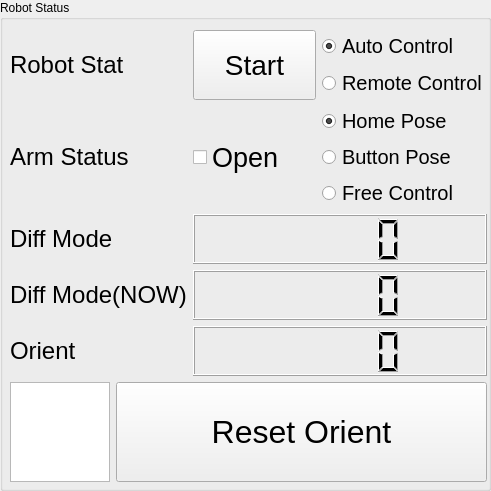
  <widget class="QGroupBox" name="groupBox">
   <property name="geometry">
    <rect>
     <x>10</x>
     <y>10</y>
     <width>491</width>
     <height>491</height>
    </rect>
   </property>
   <property name="title">
    <string>Robot Status</string>
   </property>
   <property name="flat">
    <bool>false</bool>
   </property>
   <widget class="QWidget" name="gridLayoutWidget">
    <property name="geometry">
     <rect>
      <x>10</x>
      <y>30</y>
      <width>477</width>
      <height>452</height>
     </rect>
    </property>
    <layout class="QGridLayout" name="gridLayout">
     <item row="4" column="0">
      <widget class="QLabel" name="label_3">
       <property name="sizePolicy">
        <sizepolicy hsizetype="Minimum" vsizetype="Preferred">
         <horstretch>0</horstretch>
         <verstretch>0</verstretch>
        </sizepolicy>
       </property>
       <property name="font">
        <font>
         <pointsize>18</pointsize>
        </font>
       </property>
       <property name="text">
        <string>Diff Mode</string>
       </property>
      </widget>
     </item>
     <item row="0" column="0">
      <widget class="QLabel" name="label">
       <property name="sizePolicy">
        <sizepolicy hsizetype="Minimum" vsizetype="Preferred">
         <horstretch>0</horstretch>
         <verstretch>0</verstretch>
        </sizepolicy>
       </property>
       <property name="font">
        <font>
         <pointsize>18</pointsize>
        </font>
       </property>
       <property name="text">
        <string>Robot Stat</string>
       </property>
      </widget>
     </item>
     <item row="7" column="0">
      <widget class="QLabel" name="label_6">
       <property name="sizePolicy">
        <sizepolicy hsizetype="Minimum" vsizetype="Preferred">
         <horstretch>0</horstretch>
         <verstretch>0</verstretch>
        </sizepolicy>
       </property>
       <property name="font">
        <font>
         <pointsize>18</pointsize>
        </font>
       </property>
       <property name="text">
        <string>Diff Mode(NOW)</string>
       </property>
      </widget>
     </item>
     <item row="3" column="0">
      <widget class="QLabel" name="label_2">
       <property name="sizePolicy">
        <sizepolicy hsizetype="Minimum" vsizetype="Preferred">
         <horstretch>0</horstretch>
         <verstretch>0</verstretch>
        </sizepolicy>
       </property>
       <property name="font">
        <font>
         <pointsize>18</pointsize>
        </font>
       </property>
       <property name="text">
        <string>Arm Status</string>
       </property>
      </widget>
     </item>
     <item row="8" column="0" rowspan="2">
      <widget class="QLabel" name="label_4">
       <property name="sizePolicy">
        <sizepolicy hsizetype="Minimum" vsizetype="Preferred">
         <horstretch>0</horstretch>
         <verstretch>0</verstretch>
        </sizepolicy>
       </property>
       <property name="font">
        <font>
         <pointsize>18</pointsize>
        </font>
       </property>
       <property name="text">
        <string>Orient</string>
       </property>
      </widget>
     </item>
     <item row="0" column="1" colspan="2">
      <widget class="QPushButton" name="pushButtonStart">
       <property name="sizePolicy">
        <sizepolicy hsizetype="Preferred" vsizetype="Fixed">
         <horstretch>0</horstretch>
         <verstretch>0</verstretch>
        </sizepolicy>
       </property>
       <property name="minimumSize">
        <size>
         <width>0</width>
         <height>70</height>
        </size>
       </property>
       <property name="font">
        <font>
         <pointsize>21</pointsize>
        </font>
       </property>
       <property name="cursor">
        <cursorShape>ArrowCursor</cursorShape>
       </property>
       <property name="text">
        <string>Start</string>
       </property>
       <property name="checkable">
        <bool>true</bool>
       </property>
       <property name="autoExclusive">
        <bool>false</bool>
       </property>
      </widget>
     </item>
     <item row="3" column="1" colspan="2">
      <widget class="QCheckBox" name="checkBoxArmOpen">
       <property name="sizePolicy">
        <sizepolicy hsizetype="Preferred" vsizetype="Preferred">
         <horstretch>0</horstretch>
         <verstretch>0</verstretch>
        </sizepolicy>
       </property>
       <property name="minimumSize">
        <size>
         <width>0</width>
         <height>50</height>
        </size>
       </property>
       <property name="font">
        <font>
         <pointsize>20</pointsize>
        </font>
       </property>
       <property name="text">
        <string>Open</string>
       </property>
      </widget>
     </item>
     <item row="8" column="1" rowspan="2" colspan="3">
      <widget class="QLCDNumber" name="lcdNumberOrient">
       <property name="sizePolicy">
        <sizepolicy hsizetype="Minimum" vsizetype="Preferred">
         <horstretch>0</horstretch>
         <verstretch>0</verstretch>
        </sizepolicy>
       </property>
       <property name="minimumSize">
        <size>
         <width>0</width>
         <height>50</height>
        </size>
       </property>
      </widget>
     </item>
     <item row="7" column="1" colspan="3">
      <widget class="QLCDNumber" name="lcdNumberDiffMode_2">
       <property name="sizePolicy">
        <sizepolicy hsizetype="Preferred" vsizetype="Fixed">
         <horstretch>0</horstretch>
         <verstretch>0</verstretch>
        </sizepolicy>
       </property>
       <property name="minimumSize">
        <size>
         <width>0</width>
         <height>50</height>
        </size>
       </property>
      </widget>
     </item>
     <item row="4" column="1" colspan="3">
      <widget class="QLCDNumber" name="lcdNumberDiffMode">
       <property name="sizePolicy">
        <sizepolicy hsizetype="Preferred" vsizetype="Minimum">
         <horstretch>0</horstretch>
         <verstretch>0</verstretch>
        </sizepolicy>
       </property>
       <property name="minimumSize">
        <size>
         <width>0</width>
         <height>50</height>
        </size>
       </property>
       <property name="styleSheet">
        <string notr="true"/>
       </property>
      </widget>
     </item>
     <item row="11" column="0" colspan="4">
      <layout class="QHBoxLayout" name="horizontalLayout">
       <item>
        <widget class="QGraphicsView" name="graphicsViewOrient">
         <property name="sizePolicy">
          <sizepolicy hsizetype="Fixed" vsizetype="Fixed">
           <horstretch>0</horstretch>
           <verstretch>0</verstretch>
          </sizepolicy>
         </property>
         <property name="minimumSize">
          <size>
           <width>100</width>
           <height>100</height>
          </size>
         </property>
         <property name="maximumSize">
          <size>
           <width>100</width>
           <height>100</height>
          </size>
         </property>
         <property name="sizeIncrement">
          <size>
           <width>0</width>
           <height>0</height>
          </size>
         </property>
         <property name="verticalScrollBarPolicy">
          <enum>Qt::ScrollBarAlwaysOff</enum>
         </property>
         <property name="horizontalScrollBarPolicy">
          <enum>Qt::ScrollBarAlwaysOff</enum>
         </property>
        </widget>
       </item>
       <item>
        <widget class="QPushButton" name="orientReset">
         <property name="sizePolicy">
          <sizepolicy hsizetype="Minimum" vsizetype="Preferred">
           <horstretch>0</horstretch>
           <verstretch>0</verstretch>
          </sizepolicy>
         </property>
         <property name="font">
          <font>
           <pointsize>24</pointsize>
          </font>
         </property>
         <property name="text">
          <string>Reset Orient</string>
         </property>
        </widget>
       </item>
      </layout>
     </item>
     <item row="0" column="3">
      <layout class="QVBoxLayout" name="verticalLayout">
       <item>
        <widget class="QRadioButton" name="btnModeAuto">
         <property name="font">
          <font>
           <pointsize>15</pointsize>
          </font>
         </property>
         <property name="text">
          <string>Auto Control</string>
         </property>
         <property name="checked">
          <bool>true</bool>
         </property>
         <attribute name="buttonGroup">
          <string notr="true">buttonGroup_2</string>
         </attribute>
        </widget>
       </item>
       <item>
        <widget class="QRadioButton" name="btnModeRemote">
         <property name="font">
          <font>
           <pointsize>15</pointsize>
          </font>
         </property>
         <property name="text">
          <string>Remote Control</string>
         </property>
         <attribute name="buttonGroup">
          <string notr="true">buttonGroup_2</string>
         </attribute>
        </widget>
       </item>
      </layout>
     </item>
     <item row="3" column="3">
      <layout class="QVBoxLayout" name="verticalLayout_2">
       <item>
        <widget class="QRadioButton" name="btnModeHP">
         <property name="font">
          <font>
           <pointsize>15</pointsize>
          </font>
         </property>
         <property name="text">
          <string>Home Pose</string>
         </property>
         <property name="checked">
          <bool>true</bool>
         </property>
         <attribute name="buttonGroup">
          <string notr="true">buttonGroup</string>
         </attribute>
        </widget>
       </item>
       <item>
        <widget class="QRadioButton" name="btnModeBP">
         <property name="font">
          <font>
           <pointsize>15</pointsize>
          </font>
         </property>
         <property name="text">
          <string>Button Pose</string>
         </property>
         <attribute name="buttonGroup">
          <string notr="true">buttonGroup</string>
         </attribute>
        </widget>
       </item>
       <item>
        <widget class="QRadioButton" name="btnModeFC">
         <property name="font">
          <font>
           <pointsize>15</pointsize>
          </font>
         </property>
         <property name="text">
          <string>Free Control</string>
         </property>
         <attribute name="buttonGroup">
          <string notr="true">buttonGroup</string>
         </attribute>
        </widget>
       </item>
      </layout>
     </item>
    </layout>
   </widget>
  </widget>
